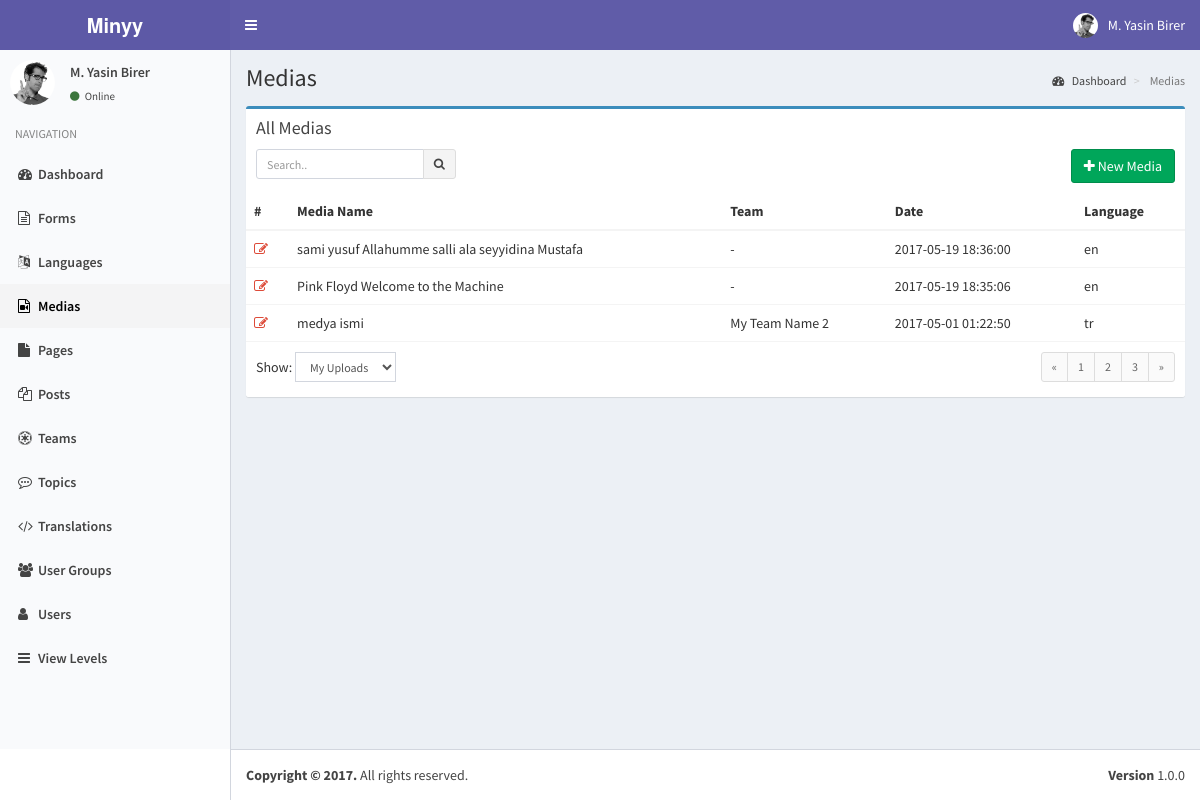
/index.php?controller=module&action=medias (signed in), run on the app's committed database.
### tables this page shows
CREATE TABLE IF NOT EXISTS `users` (
  `pk_user_id` int(11) NOT NULL AUTO_INCREMENT,
  `username` varchar(50) NOT NULL,
  `password` varchar(50) NOT NULL,
  `email` varchar(75) NOT NULL,
  `last_visit` timestamp NOT NULL DEFAULT CURRENT_TIMESTAMP,
  `fullname` varchar(50) DEFAULT NULL,
  `registration_date` timestamp NULL DEFAULT CURRENT_TIMESTAMP,
  PRIMARY KEY (`pk_user_id`)
);

CREATE TABLE IF NOT EXISTS `modules` (
  `pk_module_id` int(11) NOT NULL AUTO_INCREMENT,
  `name` varchar(20) NOT NULL,
  `icon` varchar(30) DEFAULT NULL,
  `module_key` varchar(20) NOT NULL,
  `does` text,
  `params` text,
  PRIMARY KEY (`pk_module_id`)
);

CREATE TABLE IF NOT EXISTS `medias` (
  `pk_media_id` int(11) NOT NULL AUTO_INCREMENT,
  `name` tinytext,
  `description` text,
  `media_url` text NOT NULL,
  `media_type` varchar(12) NOT NULL,
  `thumbnail` varchar(300) DEFAULT NULL,
  `created_at` datetime NOT NULL DEFAULT CURRENT_TIMESTAMP,
  `created_by` int(11) DEFAULT NULL,
  `lang_code` varchar(8) NOT NULL,
  `pk_team_id` int(11) DEFAULT NULL,
  PRIMARY KEY (`pk_media_id`),
  KEY `pk_team_id` (`pk_team_id`) USING BTREE,
  KEY `created_by` (`created_by`) USING BTREE,
  KEY `lang_code` (`lang_code`) USING BTREE
);

CREATE TABLE IF NOT EXISTS `teams` (
  `pk_team_id` int(11) NOT NULL AUTO_INCREMENT,
  `name` varchar(255) NOT NULL,
  `description` text,
  `created_at` datetime NOT NULL DEFAULT CURRENT_TIMESTAMP,
  `created_by` int(11) DEFAULT NULL,
  `params` json DEFAULT NULL,
  PRIMARY KEY (`pk_team_id`),
  KEY `created_by` (`created_by`) USING BTREE
);

### views/static/header.php (shortened to what the rows shown need)
<?php
global $currentUser;
?>
<a href="index.php" class="logo">
    <span class="logo-lg"><b>Minyy</b></span>
</a>
<nav class="navbar navbar-static-top">
    <a href="#" class="sidebar-toggle" data-toggle="offcanvas" role="button">
    </a>
    <div class="navbar-custom-menu">
    <ul class="nav navbar-nav">
        <li class="dropdown user user-menu">
        <a href="#" class="dropdown-toggle" data-toggle="dropdown">
            <img src="assets/img/user2-160x160.jpg" class="user-image" alt="User Image">
            <span class="hidden-xs"><?php echo $currentUser->fullname; ?></span>
        </a>
            </li>
        </ul>
    </div>
</nav>

### views/static/sidebar.php
<?php
global $currentUser;
global $MODULES;
?>
<section class="sidebar">
    <div class="user-panel">
    <div class="pull-left image">
        <img src="assets/img/user2-160x160.jpg" class="img-circle" alt="User Image">
    </div>
    <div class="pull-left info">
        <p><?php echo $currentUser->fullname; ?></p>
        <a href="#"><i class="fa fa-circle text-success"></i> <?php echo T::__('Online'); ?></a>
    </div>
    </div>
    <ul class="sidebar-menu">
    <li class="header"><?php echo T::__('NAVIGATION'); ?></li>
    <?php
    foreach($currentUser->modules as $module=>$moduleProps):
    ?>
    <li class="<?php echo Functions::isActive($module); ?>">
        <a href="index.php?controller=module&action=<?php echo $module; ?>"><i class="fa <?php echo $MODULES[$module]["icon"]; ?>"></i><span><?php echo $MODULES[$module]["name"]; ?></span></a>
    </li>
    <?php endforeach; ?>
    </ul>
</section>

### views/medias/medias.php (shortened to what the rows shown need)
<?php ViewHelper::getHeader(); ?>
<?php
    global $objList;
    global $params;
?>
<section class="content-header">
    <h1>
    </h1>
    <ol class="breadcrumb">
    <li><a href="index.php"><i class="fa fa-dashboard"></i> <?php T::__("Dashboard"); ?></a></li>
    <li class="active"> <?php T::__("Medias"); ?></li>
    </ol>
</section>
<section class="content">
    <div class="row">
    <div class="col-xs-12">
        <div class="box  box-primary">
                <div class="box-header">
                    <h3 class="box-title">All Medias</h3>
                    <div class="box-toolbox">
                        <form id="search-form">
                        <div class="input-group input-group-sm pull-left search-form">
                            <input type="text" name="table_search" class="form-control pull-right" placeholder="<?php T::__("Search.."); ?>" <?php echo !empty(Functions::getUrlVariableValue("search_term")) ? "value='".htmlspecialchars(urldecode(Functions::getUrlVariableValue("search_term")))."'" : ""; ?> />
                            <div class="input-group-btn">
                                <button type="submit" class="btn btn-default"><i class="fa fa-search"></i></button>
                            </div>
                        </div>
                        </form>
                        <button type="button" data-toggle="openModal" data-target="#addMediaModal" class="btn btn-success pull-right">
                            <i class="fa fa-plus"></i> <?php T::__("New Media"); ?>
                        </button>
                    </div>
                </div>
                <div class="box-body no-padding">
                    <table class="table table-hover">
                        <thead>
                            <tr>
                                <th>#</th>
                                <th>Media Name</th>
                                <th>Team</th>
                                <th>Date</th>
                                <th>Language</th>
                            </tr>
                        </thead>
                        <tbody style="cursor: pointer;">
                            <?php $i=$params['offset']+1; foreach($objList as $media): ?>
                            <tr data-action="medias" data-id="<?php echo $media->pk_media_id; ?>">
                                <td><a data-toggle="tooltip" title="Düzenle" class="text-red" href="index.php?controller=module&action=medias&do=edit&id=<?php echo $media->pk_media_id; ?>"><i class="fa fa-edit"></i></a></td>
                                <td class="has-link"><?php echo $media->name; ?></td>
                                <td class="has-link"><?php echo empty($media->pk_team_id) ? '-' : $media->team_name; ?></td>
                                <td class="has-link"><?php echo $media->created_at; ?></td>
                                <td class="has-link"><?php echo $media->lang_code; ?></td>
                            </tr>
                            <?php endforeach; ?>
                        </tbody>
                    </table>
                </div>
                <div class="box-footer clearfix">
                <div class="table-length dataTables_length pull-left">
                    <label><?php T::__("Show:"); ?>
                        <select name="list" class="form-control input-sm" style="width: inherit;">
                            <option value="user" <?php echo Functions::getUrlVariableValue("list")=="My Uploads" ? "selected" : ""; ?>>My Uploads</option>
                        </select>
                    </label>
                </div>
                <div class="table-length dataTables_length pull-right">
                    <div class="box-tools">
                        <ul class="pagination pagination-sm no-margin pull-right">
                        <li><a href="#">«</a></li>
                        <li><a href="#">1</a></li>
                        <li><a href="#">2</a></li>
                        <li><a href="#">3</a></li>
                        <li><a href="#">»</a></li>
                        </ul>
                    </div>
                </div>
            </div>
            </div>
        </div>
        </div>
    </div>
    </div>

### data on the page
users: fullname "M. Yasin Birer"
modules: name "Dashboard"
modules: name "Forms"
modules: name "Languages"
modules: name "Medias"
modules: name "Pages"
modules: name "Posts"
modules: name "Teams"
modules: name "Topics"
modules: name "Translations"
modules: name "User Groups"
modules: name "Users"
modules: name "View Levels"
medias: name "sami yusuf Allahumme salli ala seyyidina Mustafa", created_at "2017-05-19 18:36:00", lang_code "en"
medias: name "Pink Floyd Welcome to the Machine", created_at "2017-05-19 18:35:06", lang_code "en"
medias: name "medya ismi", pk_team.name "My Team Name 2", created_at "2017-05-01 01:22:50", lang_code "tr"

### other printed values
$text "Online NAVIGATION Medias Dashboard Medias New Media Show:"
